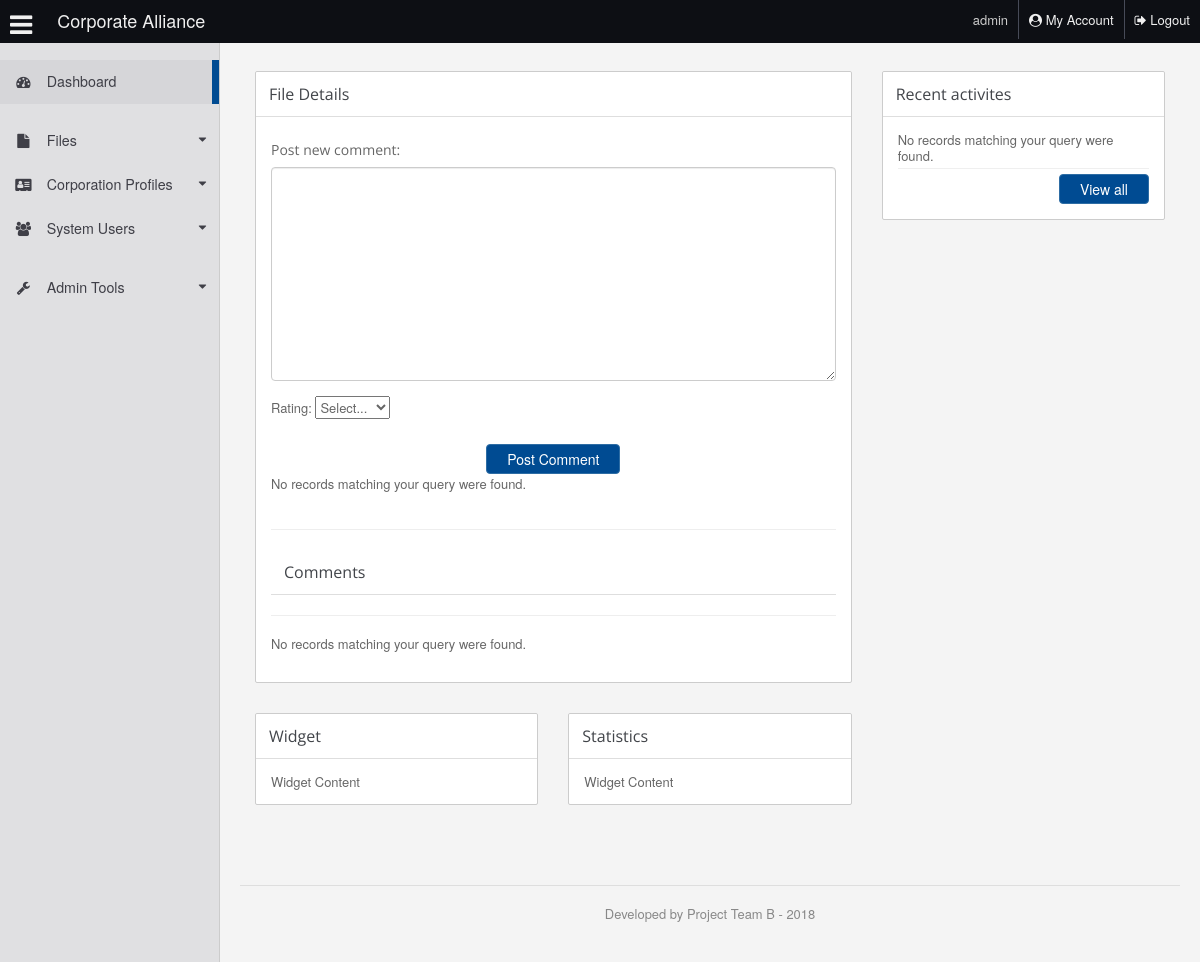
Before: /files-details.php?file-id=0 (signed in) with the older database file.
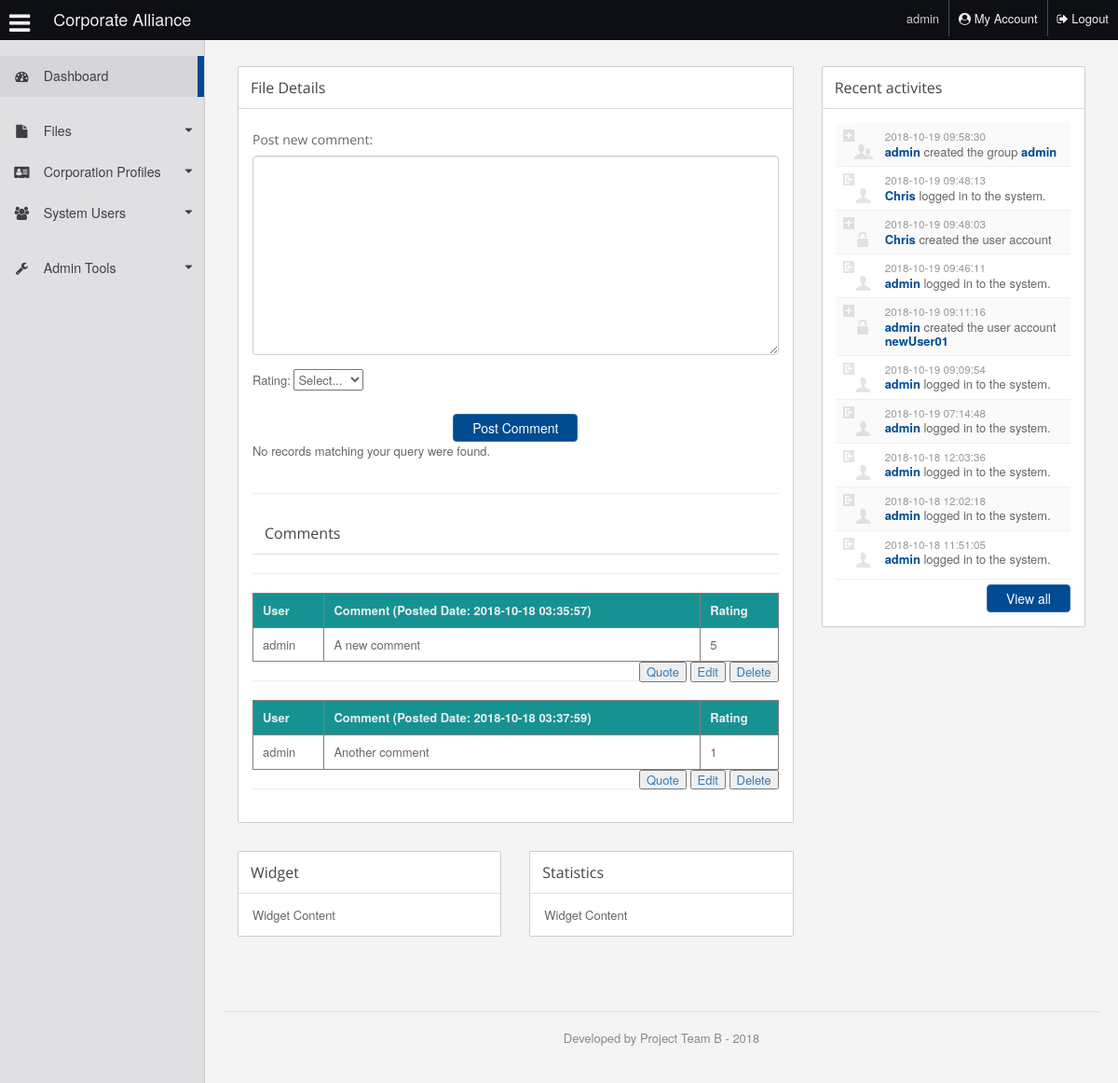
After: the same page with the newer database file.
### tables this page shows
CREATE TABLE `ca_comments` (
  `id` int(11) NOT NULL,
  `user` varchar(60) NOT NULL,
  `file_id` int(11) NOT NULL,
  `timestamp` timestamp NOT NULL DEFAULT CURRENT_TIMESTAMP,
  `rating` tinyint(1) DEFAULT NULL,
  `comment` varchar(5000) NOT NULL
);

CREATE TABLE `ca_action_logs` (
  `id` int(11) NOT NULL,
  `timestamp` timestamp NOT NULL DEFAULT CURRENT_TIMESTAMP,
  `action_id` int(2) NOT NULL,
  `owner_id` int(11) NOT NULL,
  `owner_user` text,
  `affected_file` int(11) DEFAULT NULL,
  `affected_account` int(11) DEFAULT NULL,
  `affected_file_name` text,
  `affected_account_name` text
);

### includes/functions.php (called while the page is built, shortened)
	<?php
function render_log_action($params)
{
	$action = $params['action_id'];
	$timestamp = $params['timestamp'];
	$owner_user = $params['owner_user'];
	$affected_account_name = $params['affected_account_name'];
	switch ($action) {
		case 1:
			$action_ico = 'login';
			$part1 = $owner_user;
			$action_text = 'logged in to the system.';
			break;
		case 2:
			$action_ico = 'user-add';
			$part1 = $owner_user;
			$action_text = 'created the user account';
			$part2 = $affected_account_name;
			break;
		case 14:
			$action_ico = 'group-add';
			$part1 = $owner_user;
			$action_text = 'created the group';
			$part2 = $affected_account_name;
			break;
	}
	$date = $timestamp;
	if (!empty($part1)) { $log['1'] = $part1; }
	if (!empty($part2)) { $log['2'] = $part2; }
	$log['icon'] = $action_ico;
	$log['timestamp'] = $date;
	$log['text'] = $action_text;
	return $log;
}
?>

### files-details.php (the view, shortened to what the changed rows need)
<?php
require_once('sys_includes.php');
if(!empty($_SESSION["username"])) $username = $_SESSION["username"];
if(!empty($_SESSION["userlevel"])) $userlevel = $_SESSION["userlevel"];
if(!isset($_REQUEST["file-id"])){
	header("location: file-manage.php");
	exit;
} else {
	$fileid = $_REQUEST['file-id'];
	$sql = "SELECT * FROM ca_files WHERE id=".$fileid;
	$cmt_sql = "SELECT * FROM ca_comments WHERE file_id=".$fileid;
}
include('includes/header.php');
?>
		<div class="main_content">
			<div class="container-fluid">
				<div class="row">
					<div class="col-sm-8">
						<div class="row">
							<div class="col-sm-12">
								<div class="widget">
									<div class="widget_int">
										<div>
										<?php
											include('includes/post-comment.php');
											echo '<div class="form-group file-content">';
												echo '<h4>Comments</h4>';
												echo '<hr>';
											if($comments = mysqli_query($link, $cmt_sql)){
												if(mysqli_num_rows($comments) > 0){
													while($row = mysqli_fetch_array($comments)){
													if(($userlevel == 8 && $usercorpid == $row['corp_id']) || $userlevel == 9 || $username == $row['user'])
														$function_txt ='<a href="comments.php?comment-id=' . $row['id'] . '"><button type="button">Edit</button></a>
													<a href="comments.php?comment-id=' . $row['id'] . '&action=delete"><button type="button">Delete</button></a>';
													else
														$function_txt = "";
													echo '<table cellspacing="5" border="1" cellpadding="5" width="100%">';
														echo "<tr>";
															echo "<th>User</th>";
															echo "<th>Comment <span class='small-note'>(Posted Date: ". $row['timestamp'] . ")</span></th>";
															echo "<th>Rating</th>";
														echo "</tr>";
														echo "<tr>";
															echo "<td>" . $row['user'] . "</td>";
															echo "<td>" . $row['comment'] . "</td>";
															echo "<td>" . $row['rating'] . "</td>";
														echo "</tr>";
													echo "</table>";
													echo '<div style="float: right;"><a href="comments.php?comment-id=' . $row['id'] .'&action=quote"><button type="button">Quote</button></a>
															'. $function_txt .'</div>
															<hr>';
													}
												} else {
													echo "No records matching your query were found.";
												}
											} else{
												echo "ERROR: Could not able to execute $sql. " . mysqli_error($link);
											}
											echo '</div>';
										?>
										</div>
									</div>
								</div>
							</div>
						</div>
					</div>
					<?php include('includes/right_panel.php');?>
				</div>
			</div>
		</div>
	</div>
</body>
</html>

### includes/right_panel.php (shortened to what the changed rows need)
<?php
$sql_rpanel = "SELECT * FROM ca_action_logs";
$sql_rpanel .=" ORDER BY timestamp DESC LIMIT 10";
?>
					<div class="col-sm-4 container_widget_actions_log">
						<div class="widget">
							<h4>Recent activites</h4>
							<div class="widget_int">
										<?php
											if($result = mysqli_query($link, $sql_rpanel)){
												if(mysqli_num_rows($result) > 0){
													echo '<ul class="activities_log">';
													while($row = mysqli_fetch_array($result)){
															$log = render_log_action($row);
															echo '<li>';
															echo '	<div class="log_ico">
																	<img alt="Action icon" src="img/log_icons/'.$log['icon'].'.png">';
															echo '	</div>
																<div class="home_log_text">
																	<div class="date">'.$log['timestamp'].'</div>';
															if(!empty($log['2'])) $target = ($log['2']);
															else $target = "";
															echo '		<div class="action">
																		<span>'.$log['1'].'</span> '.$log['text'].' <span>'.$target.'</span>';
															echo '		</div>
																</div>
															</li>';
													}
													echo '</ul>';
												} else{
													echo "No records matching your query were found.";
												}
											} else{
												echo "ERROR: Could not able to execute the sql command. " . mysqli_error($link);
											}
										?>
								<div class="view_full_log">
								</div>
							</div>
						</div>
					</div>

Changed rows visible on the page:
added ca_comments: timestamp "2018-10-18 03:35:57", user "admin", comment "A new comment", rating "5"
added ca_comments: timestamp "2018-10-18 03:37:59", user "admin", comment "Another comment", rating "1"
added ca_action_logs: shows a picture, timestamp "2018-10-19 09:58:30", 1 "admin", text "created the group", target "admin"
added ca_action_logs: timestamp "2018-10-19 09:48:13", owner_user "Chris", text "logged in to the system."
added ca_action_logs: timestamp "2018-10-19 09:48:03", owner_user "Chris", text "created the user account"
added ca_action_logs: timestamp "2018-10-19 09:46:11", owner_user "admin", text "logged in to the system."
added ca_action_logs: timestamp "2018-10-19 09:11:16", owner_user "admin", text "created the user account", affected_account_name "newUser01"
added ca_action_logs: timestamp "2018-10-19 09:09:54", owner_user "admin", text "logged in to the system."
added ca_action_logs: timestamp "2018-10-19 07:14:48", owner_user "admin", text "logged in to the system."
added ca_action_logs: timestamp "2018-10-18 12:03:36", owner_user "admin", text "logged in to the system."
added ca_action_logs: timestamp "2018-10-18 12:02:18", owner_user "admin", text "logged in to the system."
added ca_action_logs: timestamp "2018-10-18 11:51:05", owner_user "admin", text "logged in to the system."
Other visible differences:
text no longer shown: "No records matching your query were found. No records matching your query were found."
